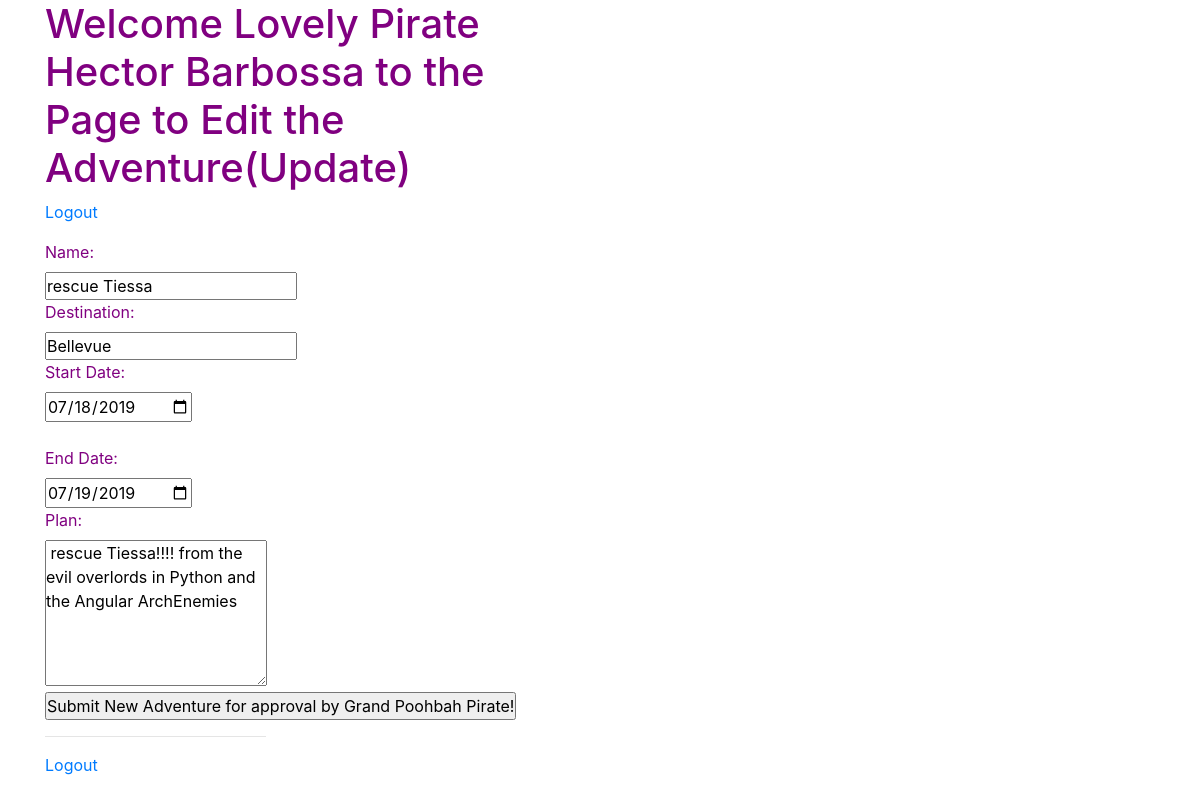
Screenshot of /pirates_adventure/edit/5 (signed in) with the database file from the repository.
### log_reg_adventure_app/models.py (models this page shows)
class User(models.Model):
    first_name = models.CharField(max_length=45)
    last_name = models.CharField(max_length=45)
    alias = models.CharField(max_length=45)
    email = models.CharField(max_length=45)
    password = models.CharField(max_length=255)
    birthday = models.DateField()
    created_at = models.DateTimeField(auto_now_add=True)
    updated_at = models.DateTimeField(auto_now=True)
    objects = LoginManager()

### adventure_app/models.py (models this page shows)
class Adventure(models.Model):
    name = models.CharField(max_length=45)
    attending_adventure = models.ManyToManyField(User, related_name="pirates_attending_adventures_list", default = "")
    hosting_adventure = models.ForeignKey(User, related_name="pirates_hosting_adventures_list", default = "")
    destination = models.CharField(max_length = 255)
    start_date = models.DateField()
    end_date = models.DateField()
    plan = models.TextField()
    created_at = models.DateTimeField(auto_now_add=True)
    updated_at = models.DateTimeField(auto_now=True)
    objects = AdventureManager()

### adventure_app/views.py (the view)
# urls.py: url(r'^edit/(?P<adventure_id>\d+)$', views.Update),
def Update(request,adventure_id):
    if 'user_id' not in request.session:
        return redirect('/')
    this_pirate_id = request.session["user_id"]
    this_pirate = User.objects.get(id=this_pirate_id)
    all_pirates = User.objects.all()
    this_pirate_adventures_attending = this_pirate.pirates_attending_adventures_list
    this_pirate_adventures_hosting = this_pirate.pirates_hosting_adventures_list
    all_adventures = Adventure.objects.all()
    this_adventure = Adventure.objects.get(id=adventure_id)
    this_ad_start_date = this_adventure.start_date
    context={
        'this_ad_start_date': this_ad_start_date,
        'this_adventure_template': this_adventure,
       'this_pirate_template': this_pirate,
       'this_pirate_id_template': this_pirate_id,
       'all_pirates_template': all_pirates,
       'this_pirate_adventures_attending_template': this_pirate_adventures_attending,
       'this_pirate_adventures_hosting_template': this_pirate_adventures_hosting,
       'all_adventures_template': all_adventures,
    }
    return render(request, "adventure_app/update.html", context)

### adventure_app/templates/adventure_app/update.html (shortened to what this page needs)
<!DOCTYPE html>
<html>
<head>
<link rel="stylesheet" href="https://stackpath.bootstrapcdn.com/bootstrap/4.3.1/css/bootstrap.min.css">
{% load static %}
<link rel="stylesheet" href="{% static 'adventure_app/css/style.css' %}">
</head>
<body>
<div class = "container" >
    <div class = "text_left">
       <div class="row">
           <div class="col-6">
                <h1>Welcome Lovely Pirate {{this_pirate_template.first_name}} {{this_pirate_template.last_name}} to the Page to Edit the Adventure(Update)</h1>
            </div>
       </div>
       <div class="row">
            <div class="col-6">
                    <p><a href= "/logout"> Logout</a></p>
            </div>
        </div>
    </div>
    <div class="text_right">
        <div class="row">
            <div class="col-6">
                    <form action="/pirates_adventure/processUpdate/{{this_adventure_template.id}}" method="POST">
                        <div class = "text_left">
                                <div class="row">
                                    <div class="col-6">
                                                 <label>Name: </label>
                                                 <input type="text" name="name" value = "{{this_adventure_template.name}}" >
                                                 <br>
                                                 <label>Destination: </label>
                                                 <input type="text" name="destination" value = "{{this_adventure_template.destination}}">
                                                 <br>
                                                 <label>Start Date:</label>
                                                 <input type="date" name="start_date" value = "{{this_adventure_template.start_date|date:'Y-m-d'}}">
                                                 <br>
                                                 <br>
                                                 <label>End Date:</label>
                                                 <input type="date" name="end_date" value = "{{this_adventure_template.end_date|date:'Y-m-d'}}">
                                                 <br>
                                                 <label>Plan: </label>
                                                 <textarea rows = "6" columns = "50" name="plan">{{this_adventure_template.plan}} </textarea>
                                                 <br>
                                                 <input type="submit" value="Submit New Adventure for approval by Grand Poohbah Pirate!">
                                                 <hr>
                                         </form>
                                    </div>
                                </div>
                        </div>
                        <p><a href= "/logout"> Logout</a>
                        </p>
             </div>
</body>
</html>

### adventure_app/static/adventure_app/css/style.css (style rules this page uses)
* { margin:0px; padding: 0px; }
.container { color: purple; }
.text_left { display:inline-block; }
.text_right { display:inline-block; }

### rows the page displays
User: first_name "Hector", last_name "Barbossa"
Adventure: name "rescue Tiessa", destination "Bellevue", start_date "07/18/2019", end_date "07/19/2019", plan "rescue Tiessa!!!! from the evil overlords in Python and the Angular ArchEnemies"
